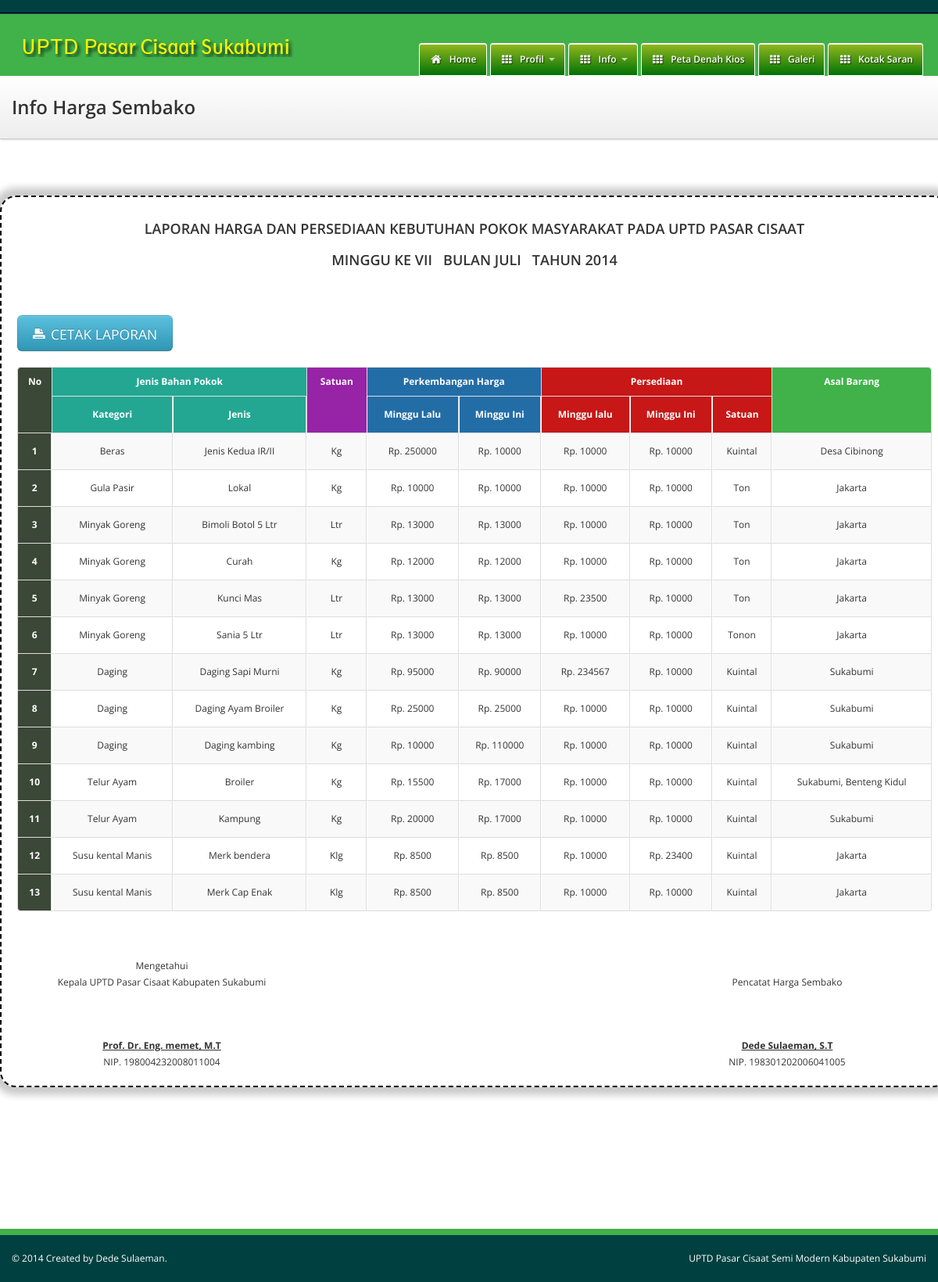
Before: /sembako_detail.php with the older database file.
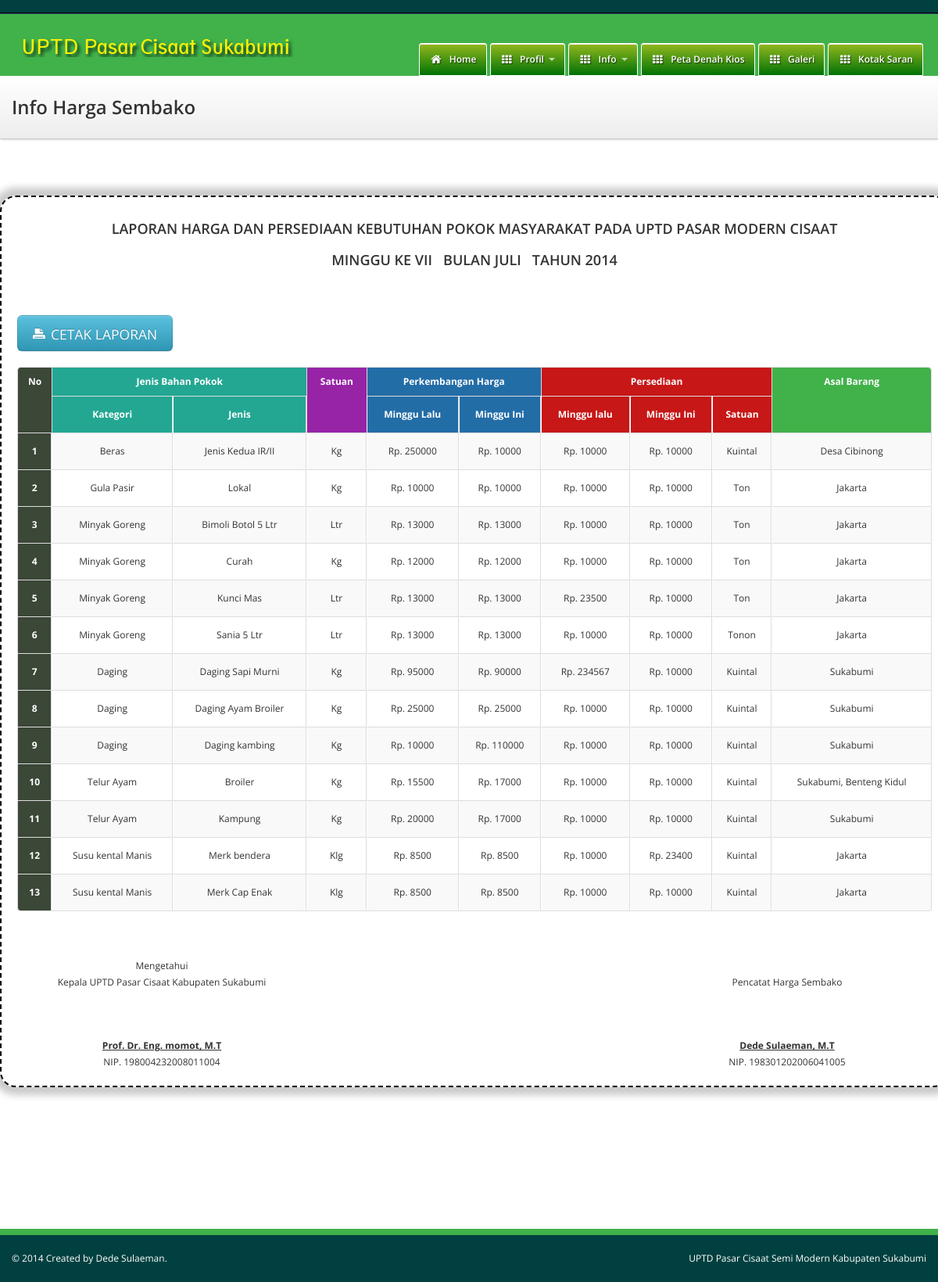
After: the same page with the newer database file.
### tables this page shows
CREATE TABLE IF NOT EXISTS `keterangan_harga_sembako` (
  `id_keterangan` int(11) NOT NULL AUTO_INCREMENT,
  `judul` varchar(200) NOT NULL,
  `minggu` varchar(50) NOT NULL,
  `bulan` varchar(50) NOT NULL,
  `tahun` varchar(30) NOT NULL,
  `kepala_uptd` text NOT NULL,
  `nip_kepala_uptd` varchar(100) NOT NULL,
  `pencatat_harga` text NOT NULL,
  `nip_pencatat_harga` varchar(100) NOT NULL,
  PRIMARY KEY (`id_keterangan`)
);

### sembako_detail.php (the view, shortened to what the changed rows need)
<!doctype html>
<html class="no-js" lang="en">
    <?php include 'page/page_head.php'; ?>
    <body>
        <div id="wrapper">
            <div id="masthead">
                <div class="container">
                    <div class="masthead-pad">
                        <div class="masthead-text">
                            <h2>Info Harga Sembako</h2>
                        </div>
                    </div>
                </div>
            </div>
            <div id="content">
                <div class="container-fluid">
                    <div class="row">
                        <div id="content">
                            <div class="container">
                                <div class="row">
                                    <div class="span12" style="border:dashed 2px #000; padding:20px; -webkit-border-radius:20px; -moz-border-radius:20px; border-radius:20px; -moz-box-shadow: 0 0 10px 10px rgba(0, 0, 0, 0.21);-webkit-box-shadow: 0 0 10px 10px rgba(0, 0, 0, 0.21); box-shadow: 0 0 10px 10px rgba(0, 0, 0, 0.21); filter:alpha(opacity=100); z-index:2; text-decoration:none">
                                    <?php
                                      $query1 = mysql_query("SELECT * FROM keterangan_harga_sembako");
                                      $data1  = mysql_fetch_array($query1);
                                    ?>
                                    <center>
                                      <strong>
                                        <h3><?php echo $data1['judul']; ?><br>
                                        MINGGU KE <?php echo $data1['minggu']; ?> &nbsp; BULAN <?php echo $data1['bulan']; ?> &nbsp; TAHUN <?php echo $data1['tahun']; ?>
                                        </h3>
                                      </strong>
                                    </center>
                                      <br>
                                      <br>
                                      <div class="table-responsive">
                                      <a href="#" onclick="print(this); return false;" target="_blank"><div class="btn btn-info btn-large"><i class="icon-print"></i>&nbsp;&nbsp;CETAK LAPORAN</div></a><br><br>
                                      <table class="table table-bordered table-hover table-striped">
                                        <tr>
                                          <th rowspan="2" style="background-color: #3B4737; color: #FFF;"><center>No</center></th>
                                          <th colspan="2" style="background-color: #23A792; color: #FFF;"><center>Jenis Bahan Pokok</center></th>
                                          <th rowspan="2" style="background-color: #9723A7; color: #FFF;"><center>Satuan</center></th>
                                          <th colspan="2" style="background-color: #236DA7; color: #FFF;"><center>Perkembangan Harga</center></th>
                                          <th colspan="3" style="background-color: #C71717; color: #FFF;"><center>Persediaan</center></th>
                                          <th rowspan="2" style="background-color: #41B14A; color: #FFF;"><center>Asal Barang</center></th>
                                        </tr>
                                      </table>
                                      </div>
                                      <div class="row">
                                          <div class="span4">
                                            <center>
                                              Mengetahui<br>
                                              Kepala UPTD Pasar Cisaat Kabupaten Sukabumi
                                              <br>
                                              <br>
                                              <br>
                                              <br>
                                              <strong><u><?php echo $data1['kepala_uptd']; ?></u></strong><br>
                                              NIP. <?php echo $data1['nip_kepala_uptd']; ?>
                                            </center>
                                          </div>
                                          <div class="span4">
                                            <center>
                                              <br>
                                              Pencatat Harga Sembako
                                              <br>
                                              <br>
                                              <br>
                                              <br>
                                              <strong><u><?php echo $data1['pencatat_harga']; ?></u></strong><br>
                                              NIP. <?php echo $data1['nip_pencatat_harga']; ?>
                                            </center>
                                          </div>
                                      </div>
                                    </div>
                                </div>
                            </div>
                        </div>
                    </div>
                </div>
            </div>
        </div>
    </body>
</html>

Changed rows visible on the page:
changed keterangan_harga_sembako "VII": judul "LAPORAN HARGA DAN PERSEDIAAN KEBUTUHAN POKOK MASYARAKAT PADA UPTD PASAR CISAAT" → "LAPORAN HARGA DAN PERSEDIAAN KEBUTUHAN POKOK MASYARAKAT PADA UPTD PASAR MODERN CISAAT"; kepala_uptd "Prof. Dr. Eng. memet, M.T" → "Prof. Dr. Eng. momot, M.T"; pencatat_harga "Dede Sulaeman, S.T" → "Dede Sulaeman, M.T"
